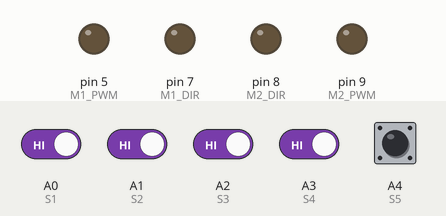
Recording of a sketch running on a simulated Arduino Uno, built with avr-gcc and run on an emulated ATmega328P. On the bench: output pins drawn as LEDs (lit = HIGH). Inputs (shaded band) come from the test bench; at power-on: A0 (S1), A1 (S2), A2 (S3), A3 (S4), A4 (S5) HIGH.

Above: at 1.2 s.
1.3 s: A0 (S1) driven LOW
At 2.3 s:
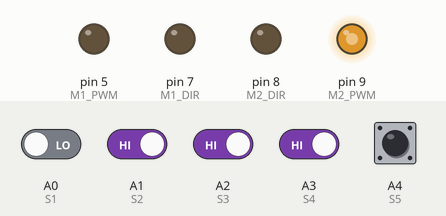
2.8 s: A1 (S2) driven LOW
At 3.5 s:
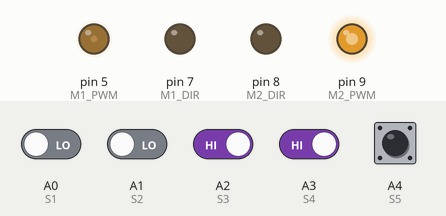
4.3 s: A1 (S2) driven HIGH and A2 (S3) driven LOW
At 4.6 s:
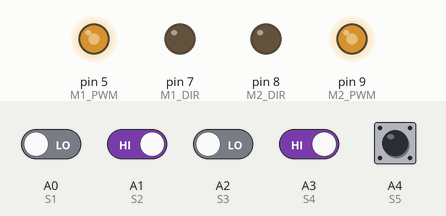
5.8 s: A3 (S4) driven LOW
At 6.9 s:
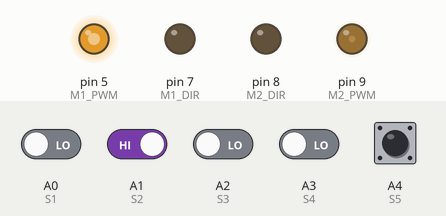
7.3 s: A3 (S4) driven HIGH
At 8.1 s:
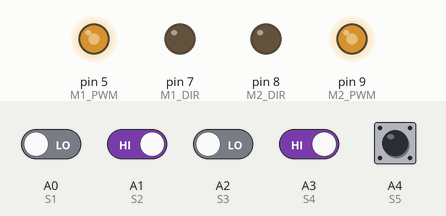
8.8 s: A2 (S3) driven HIGH
At 9.2 s:
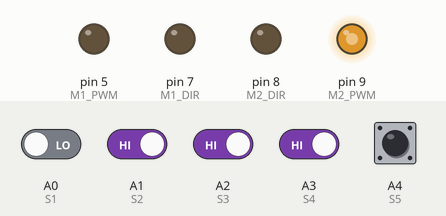
Timing chart, 0 to 11.3 s (numbered marks = the images above; inputs shaded):
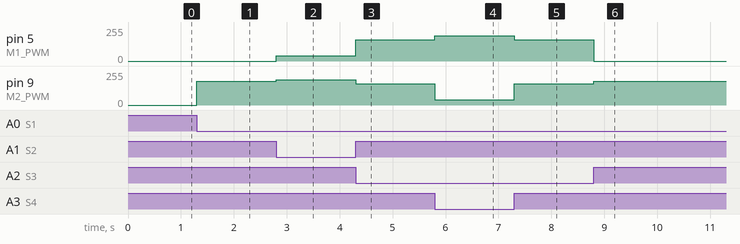

Measured:
- after the input at 1.3 s, pin 9 (M2_PWM): 0/255 → 180/255 at once
- after the input at 2.8 s, pin 5 (M1_PWM): 0/255 → 40/255 at once; pin 9 (M2_PWM): 180/255 → 190/255 at once
- after the input at 4.3 s, pin 5 (M1_PWM): 40/255 → 160/255 at once; pin 9 (M2_PWM): 190/255 → 160/255 at once
- after the input at 5.8 s, pin 5 (M1_PWM): 160/255 → 190/255 at once; pin 9 (M2_PWM): 160/255 → 40/255 at once
- after the input at 7.3 s, pin 5 (M1_PWM): 190/255 → 160/255 at once; pin 9 (M2_PWM): 40/255 → 160/255 at once
- after the input at 8.8 s, pin 5 (M1_PWM): 160/255 → 0/255 at once; pin 9 (M2_PWM): 160/255 → 180/255 at once

The sketch:

5ir_lf.ino
```cpp
// ===== SENZORI =====
#define S1 A0
#define S2 A1
#define S3 A2
#define S4 A3
#define S5 A4

// ===== MOTOARE =====
#define M1_PWM 5
#define M1_DIR 7

#define M2_DIR 8
#define M2_PWM 9

// Viteza de bază (0-255)
int viteza = 160;

void setup() {

  pinMode(S1, INPUT);
  pinMode(S2, INPUT);
  pinMode(S3, INPUT);
  pinMode(S4, INPUT);
  pinMode(S5, INPUT);

  pinMode(M1_PWM, OUTPUT);
  pinMode(M1_DIR, OUTPUT);

  pinMode(M2_PWM, OUTPUT);
  pinMode(M2_DIR, OUTPUT);

  stopMotoare();
}

void loop() {

  int s1 = digitalRead(S1);
  int s2 = digitalRead(S2);
  int s3 = digitalRead(S3);
  int s4 = digitalRead(S4);
  int s5 = digitalRead(S5);

  // Linie perfect pe centru
  if (s3 == 0 && s2 == 1 && s4 == 1) {
    vitezaMotoare(viteza, viteza);
  }

  // Ușor stânga
  else if (s2 == 0) {
    vitezaMotoare(40, viteza + 30);
  }

  // Ușor dreapta
  else if (s4 == 0) {
    vitezaMotoare(viteza + 30, 40);
  }

  // Curba puternică stânga
  else if (s1 == 0) {
    vitezaMotoare(0, 180);
  }

  // Curba puternică dreapta
  else if (s5 == 0) {
    vitezaMotoare(180, 0);
  }

  // Intersecție sau mai mulți senzori pe negru
  else if (s2 == 0 && s3 == 0 && s4 == 0) {
    vitezaMotoare(viteza, viteza);
  }

  // Linie pierdută
  else {
    stopMotoare();
  }
}

// =========================

void vitezaMotoare(int stanga, int dreapta) {

  digitalWrite(M1_DIR, LOW);
  digitalWrite(M2_DIR, LOW);

  analogWrite(M1_PWM, constrain(stanga, 0, 255));
  analogWrite(M2_PWM, constrain(dreapta, 0, 255));
}

void stopMotoare() {
  analogWrite(M1_PWM, 0);
  analogWrite(M2_PWM, 0);
}
```
